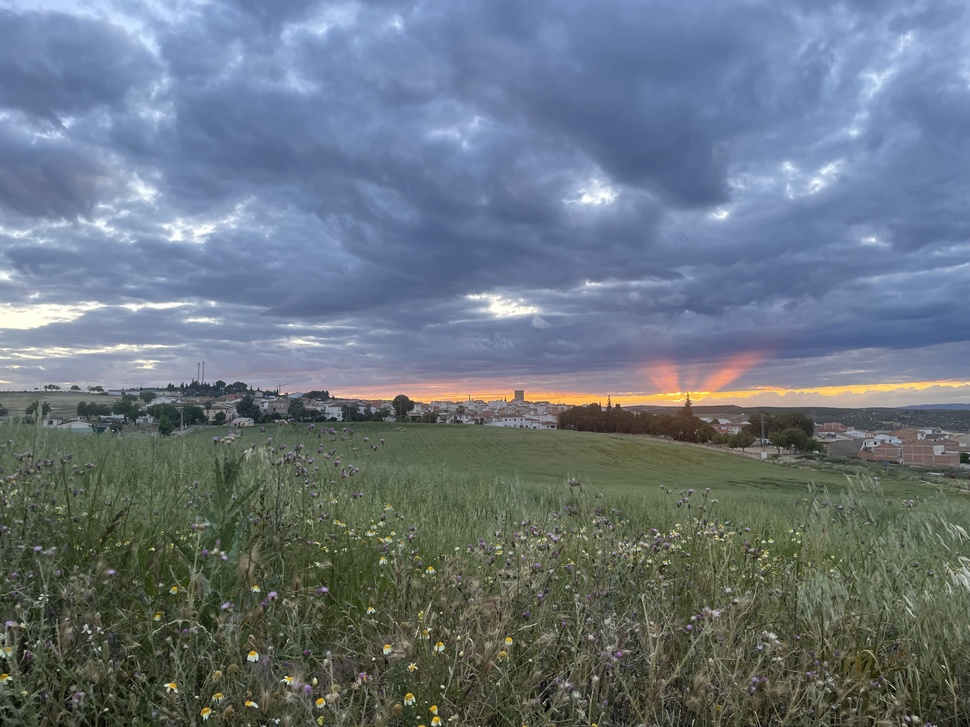
#> input picture ejercicioscapitulo3/imagen.jpg, 970 x 727 px, shrunk from 4032 x 3024 before the run, given in place of the camera
$ python histograma_tiempo_real.py
#> lines starting #> are read from the running program, lines starting #| are printed output that depends on the picture
import cv2
import numpy as np
import time
import matplotlib.pyplot as plt


cap = cv2.VideoCapture(0)
if not cap.isOpened():
    print("Error cámara")
    exit()

cv2.namedWindow("Cámara", cv2.WINDOW_NORMAL)

start = time.time()
hist_acum = np.zeros((256, 1), dtype=np.float32)

# CAPTURA 10 SEGUNDOS
while time.time() - start < 10:
    ret, frame = cap.read()
#> frame is the input picture: shape (727, 970, 3); mean B, G, R 127.4, 117, 105.8
    if not ret:
        break

    gray = cv2.cvtColor(frame, cv2.COLOR_BGR2GRAY)
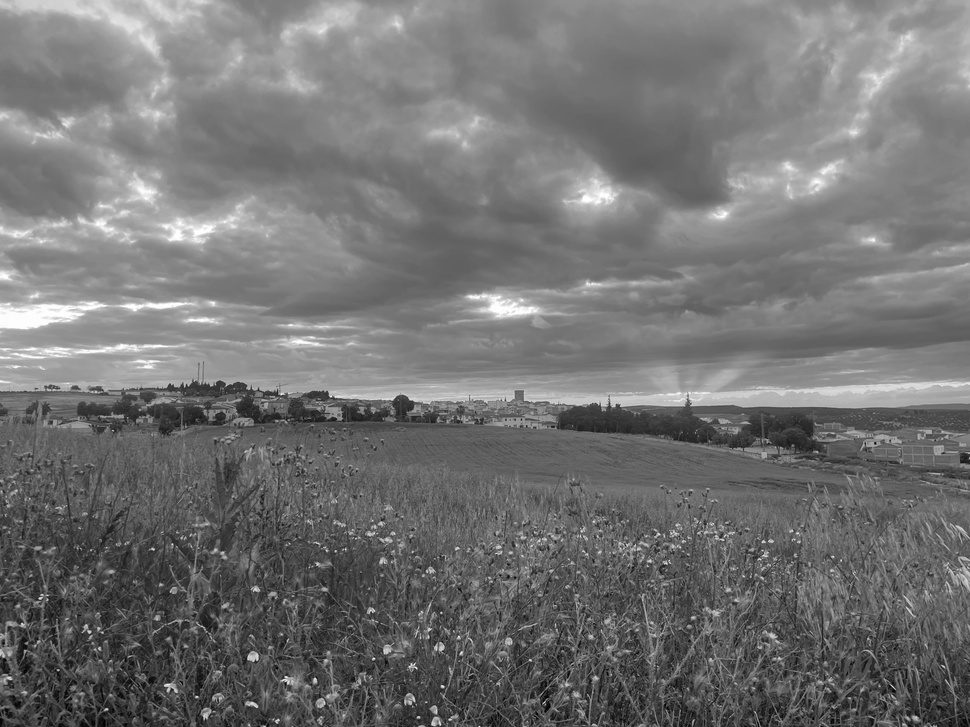
#> gray: shape (727, 970); min 0, max 255, mean 114.9
    hist = cv2.calcHist([gray], [0], None, [256], [0, 256])
#> hist = 256 values, max 9288 at index 114, min 1 at index 0, mean 2754.6
    hist_acum += hist
#> hist_acum has the same summary as hist

    cv2.imshow("Cámara", frame)

    if cv2.waitKey(1) & 0xFF == ord('q'):
#> (key q is pressed here)
        break

cap.release()
cv2.destroyWindow("Cámara")


hist_acum = cv2.normalize(hist_acum, None, 0, 300, cv2.NORM_MINMAX)
#> hist_acum = 256 values, max 300 at index 114, min 0 at index 0, mean 88.95
canvas = np.zeros((300, 256), dtype="uint8")

for i in range(1, 256):
    cv2.line(
        canvas,
        (i - 1, 300 - int(hist_acum[i - 1][0])),
        (i,     300 - int(hist_acum[i][0])),
        255, 1
    )
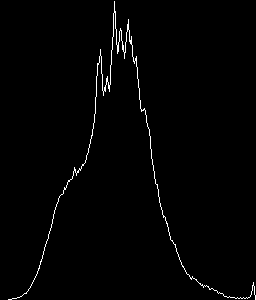
#> canvas: shape (300, 256); 1.3% white in thin lines or dots

cv2.namedWindow("Histograma final (10s)", cv2.WINDOW_NORMAL)
cv2.imshow("Histograma final (10s)", canvas)

cv2.waitKey(0)
cv2.destroyAllWindows()

# Mostrar histograma final en el notebook
plt.figure(figsize=(8, 4))
plt.imshow(canvas, cmap="gray")
plt.title("Histograma final (10 segundos)")
plt.axis("off")
plt.show()
